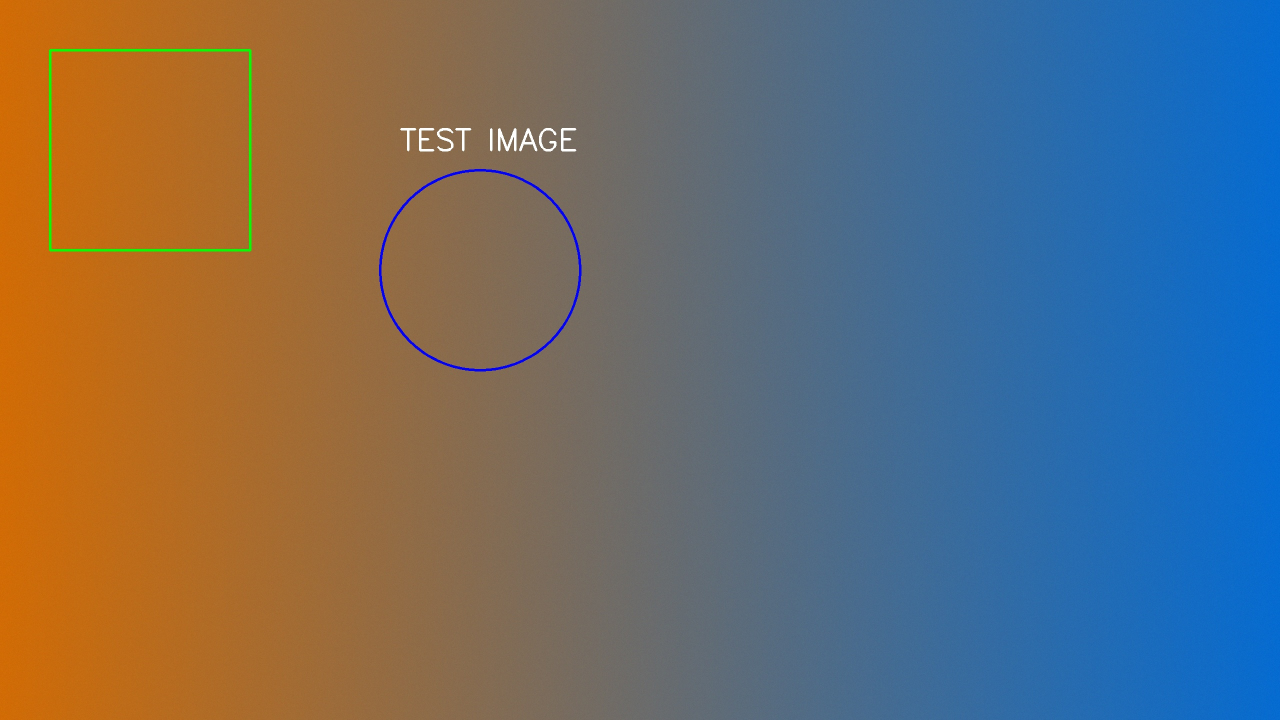
#> input picture test_2K.jpg, 2560 x 1440 px (shown at 1/2 size); its folder holds only this picture in this run
$ python -i phase2_ai_decision.py   (imports and definitions only)
#> lines starting #> are read from the running program, lines starting #| are printed output that depends on the picture; after the words box and inside, x2 and y2 are one past the last pixel; in counts of white or black regions, pixels touching at a corner belong together
#!/usr/bin/env python3
"""
PHASE 2 - INTELLIGENCE ARTIFICIELLE DANS LA DÉCISION
Algorithme de décision avancé avec apprentissage
"""

import numpy as np
import cv2
import time
import os
import sys
import json
import pickle
from typing import Dict, Any, List, Optional, Tuple
from collections import defaultdict
import logging

# Configuration du logging
# [1 line not run here, left out]
logger = logging.getLogger(__name__)

# Ajout des chemins
current_dir = os.path.dirname(os.path.abspath(__file__))
parent_dir = os.path.dirname(current_dir)
sys.path.append(parent_dir)

class AIDecisionEngine:
    """
    Moteur de décision avec intelligence artificielle
    Phase 2: Apprentissage et optimisation des décisions
    """

    def __init__(self, learning_rate: float = 0.1):
        """
        Initialise le moteur de décision IA

        Args:
            learning_rate: Taux d'apprentissage
        """
        self.learning_rate = learning_rate

        # Modèle de décision (réseau neuronal simple)
        self.decision_model = self._create_decision_model()

        # Historique d'apprentissage
        self.learning_history = []
        self.decision_stats = defaultdict(lambda: {
            'count': 0,
            'success_rate': 0.0,
            'avg_ratio': 0.0,
            'avg_time': 0.0
        })

        # Seuils adaptatifs
        self.adaptive_thresholds = {
            'complexity_low': 0.3,
            'complexity_high': 0.7,
            'edge_density_low': 0.1,
            'edge_density_high': 0.3,
            'variance_low': 500,
            'variance_high': 2000
        }

        # Métriques de performance
        self.performance_metrics = {
            'total_decisions': 0,
            'correct_decisions': 0,
            'accuracy': 0.0,
            'avg_confidence': 0.0,
            'learning_iterations': 0
        }

        # Fichier de sauvegarde
        self.model_file = 'ai_decision_model.pkl'
        self.stats_file = 'ai_decision_stats.json'

        # Charger les données existantes
        self._load_learning_data()

        logger.info("🧠 Moteur de décision IA initialisé")
        logger.info(f"   Taux d'apprentissage: {learning_rate}")
        logger.info(f"   Seuils adaptatifs: {len(self.adaptive_thresholds)}")

    def _create_decision_model(self) -> Dict[str, Any]:
        """Crée un modèle de décision simple (réseau neuronal)"""

        # Architecture simple : 3 couches
        model = {
            'input_size': 5,  # complexity, edge_density, variance, uniformity, resolution
            'hidden1_size': 8,
            'hidden2_size': 6,
            'output_size': 3,  # hybrid, harmonic, both

            # Poids initialisés aléatoirement
            'weights1': np.random.randn(5, 8) * 0.1,
            'bias1': np.zeros(8),
            'weights2': np.random.randn(8, 6) * 0.1,
            'bias2': np.zeros(6),
            'weights3': np.random.randn(6, 3) * 0.1,
            'bias3': np.zeros(3),

            # Fonction d'activation
            'activation': 'relu',
            'output_activation': 'softmax'
        }

        return model

    def _load_learning_data(self):
        """Charge les données d'apprentissage existantes"""

        try:
            # Charger le modèle
            if os.path.exists(self.model_file):
                with open(self.model_file, 'rb') as f:
                    self.decision_model = pickle.load(f)
                logger.info("✅ Modèle de décision chargé")

            # Charger les statistiques
            if os.path.exists(self.stats_file):
                with open(self.stats_file, 'r') as f:
                    data = json.load(f)
                    self.decision_stats = defaultdict(lambda: {
                        'count': 0,
                        'success_rate': 0.0,
                        'avg_ratio': 0.0,
                        'avg_time': 0.0
                    }, data.get('decision_stats', {}))
                    self.performance_metrics = data.get('performance_metrics', self.performance_metrics)
                logger.info("✅ Statistiques d'apprentissage chargées")

        except Exception as e:
            logger.warning(f"⚠️ Erreur chargement données: {e}")

    # [22 lines left out: function _save_learning_data, not called in this run]

    def _extract_features(self, image: np.ndarray) -> np.ndarray:
        """Extrait les caractéristiques pour le modèle IA"""

        try:
            # Conversion en niveaux de gris
            if len(image.shape) == 3:
                gray = cv2.cvtColor(image, cv2.COLOR_RGB2GRAY)
            else:
                gray = image

            h, w = gray.shape

            # Caractéristiques pour le modèle
            features = []

            # 1. Complexité (composite)
            edges = cv2.Canny(gray, 50, 150)
            edge_density = np.sum(edges > 0) / (h * w)
            variance = np.var(gray)
            complexity = min(1.0, (edge_density + variance/2000) / 2)
            features.append(complexity)

            # 2. Densité de contours
            features.append(edge_density)

            # 3. Variance
            features.append(variance / 10000.0)  # Normalisée

            # 4. Uniformité
            hist = cv2.calcHist([gray], [0], None, [256], [0, 256])
            uniformity = 1.0 - np.std(hist / np.sum(hist))
            features.append(uniformity)

            # 5. Résolution (normalisée)
            resolution_score = (h * w) / (1000 * 1000)  # Normalisée par mégapixel
            features.append(min(1.0, resolution_score))

            return np.array(features, dtype=np.float32)

        except Exception as e:
            logger.error(f"❌ Erreur extraction features: {e}")
            return np.zeros(5, dtype=np.float32)

    def _neural_forward(self, features: np.ndarray) -> np.ndarray:
        """Propagation avant dans le réseau neuronal"""

        try:
            model = self.decision_model

            # Couche 1
            z1 = np.dot(features, model['weights1']) + model['bias1']
            a1 = np.maximum(0, z1)  # ReLU

            # Couche 2
            z2 = np.dot(a1, model['weights2']) + model['bias2']
            a2 = np.maximum(0, z2)  # ReLU

            # Couche de sortie
            z3 = np.dot(a2, model['weights3']) + model['bias3']

            # Softmax pour la sortie
            exp_z3 = np.exp(z3 - np.max(z3))
            output = exp_z3 / np.sum(exp_z3)

            return output

        except Exception as e:
            logger.error(f"❌ Erreur propagation: {e}")
            return np.array([0.33, 0.33, 0.34])  # Distribution uniforme

    def make_intelligent_decision(self,
                               image: np.ndarray,
                               priority: str = 'balanced') -> Dict[str, Any]:
        """
        Prend une décision intelligente avec le modèle IA

        Args:
            image: Image à analyser
            priority: 'speed', 'quality', 'balanced'

        Returns:
            Dict: Décision avec confiance et métriques
        """

        try:
            start_time = time.time()

            # Extraction des caractéristiques
            features = self._extract_features(image)

            # Prédiction avec le modèle neuronal
            raw_prediction = self._neural_forward(features)

            # Ajustement selon la priorité
            adjusted_prediction = self._adjust_for_priority(raw_prediction, priority)

            # Décision finale
            decision_idx = np.argmax(adjusted_prediction)
            decisions = ['hybrid', 'harmonic', 'both']
            decision = decisions[decision_idx]

            # Confiance
            confidence = adjusted_prediction[decision_idx]

            # Analyse des caractéristiques pour le logging
            characteristics = self._analyze_characteristics(image)

            # Temps de décision
            decision_time = time.time() - start_time

            # Métriques de décision
            decision_metrics = {
                'decision': decision,
                'confidence': confidence,
                'raw_prediction': raw_prediction.tolist(),
                'adjusted_prediction': adjusted_prediction.tolist(),
                'decision_time': decision_time,
                'features': features.tolist(),
                'characteristics': characteristics,
                'priority': priority,
                'model_confidence': np.max(raw_prediction),
                'priority_adjustment': adjusted_prediction[decision_idx] - raw_prediction[decision_idx]
            }

            # Mise à jour des statistiques
            self.performance_metrics['total_decisions'] += 1
            self.performance_metrics['avg_confidence'] = (
                (self.performance_metrics['avg_confidence'] * (self.performance_metrics['total_decisions'] - 1) +
                 confidence) / self.performance_metrics['total_decisions']
            )

            logger.info(f"🧠 Décision IA: {decision} (confiance: {confidence:.3f})")
            logger.info(f"   Temps: {decision_time:.4f}s")
            logger.info(f"   Priorité: {priority}")
            logger.info(f"   Complexité: {characteristics['complexity']:.3f}")

            return decision_metrics

        except Exception as e:
            logger.error(f"❌ Erreur décision IA: {e}")
            return {
                'decision': 'hybrid',  # Fallback sécurisé
                'confidence': 0.5,
                'error': str(e),
                'decision_time': time.time() - start_time if 'start_time' in locals() else 0.0
            }

    def _adjust_for_priority(self,
                           prediction: np.ndarray,
                           priority: str) -> np.ndarray:
        """
        Ajuste la prédiction selon la priorité

        Args:
            prediction: Prédiction brute du modèle
            priority: 'speed', 'quality', 'balanced'

        Returns:
            np.ndarray: Prédiction ajustée
        """

        adjusted = prediction.copy()

        if priority == 'speed':
            # Favoriser hybride (plus rapide)
            adjusted[0] *= 1.3  # hybrid
            adjusted[1] *= 0.8  # harmonic
            adjusted[2] *= 0.9  # both

        elif priority == 'quality':
            # Favoriser harmonic (meilleure qualité)
            adjusted[0] *= 0.8  # hybrid
            adjusted[1] *= 1.3  # harmonic
            adjusted[2] *= 1.2  # both

        # 'balanced' ne change rien

        # Normaliser
        adjusted = np.maximum(adjusted, 0.01)  # Éviter les zéros
        adjusted = adjusted / np.sum(adjusted)

        return adjusted

    def _analyze_characteristics(self, image: np.ndarray) -> Dict[str, float]:
        """Analyse les caractéristiques de l'image"""

        try:
            if len(image.shape) == 3:
                gray = cv2.cvtColor(image, cv2.COLOR_RGB2GRAY)
            else:
                gray = image

            h, w = gray.shape

            # Caractéristiques
            edges = cv2.Canny(gray, 50, 150)
            edge_density = np.sum(edges > 0) / (h * w)
            variance = np.var(gray)
            complexity = min(1.0, (edge_density + variance/2000) / 2)

            return {
                'complexity': complexity,
                'edge_density': edge_density,
                'variance': variance,
                'resolution': (h, w),
                'size_mb': image.nbytes / (1024 * 1024)
            }

        except Exception as e:
            logger.error(f"❌ Erreur analyse caractéristiques: {e}")
            return {
                'complexity': 0.5,
                'edge_density': 0.5,
                'variance': 1000,
                'resolution': (100, 100),
                'size_mb': 0.1
            }

    # [488 lines left out: functions learn_from_result, _evaluate_decision_quality, _update_neural_model, get_learning_stats, reset_learning, test_phase2_ai_decision and 3 more, not called in this run]

# [2 lines not run here, left out]

>>> import cv2
>>> picture = cv2.cvtColor(cv2.imread('../../../../test_2K.jpg'), cv2.COLOR_BGR2RGB)
>>> result = AIDecisionEngine().make_intelligent_decision(picture)
#> (reads hcs_v2-P3/harmonic_compression/ai_decision_model.pkl from the repository)
#> in _extract_features, `gray = cv2.cvtColor(image, cv2.COLOR_RGB2GRAY)`:
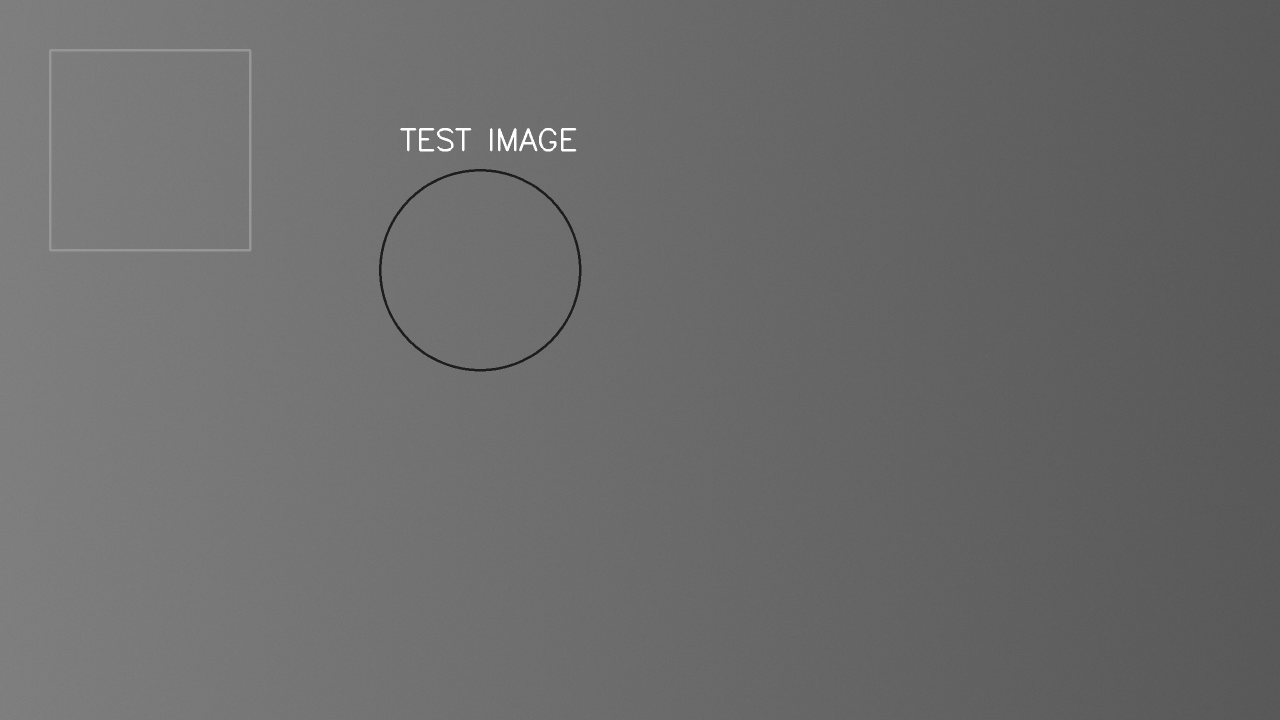
#> gray: shape (1440, 2560) (shown at 1/2 size); min 21, max 255, mean 107.3
#> in _extract_features, `edges = cv2.Canny(gray, 50, 150)`:
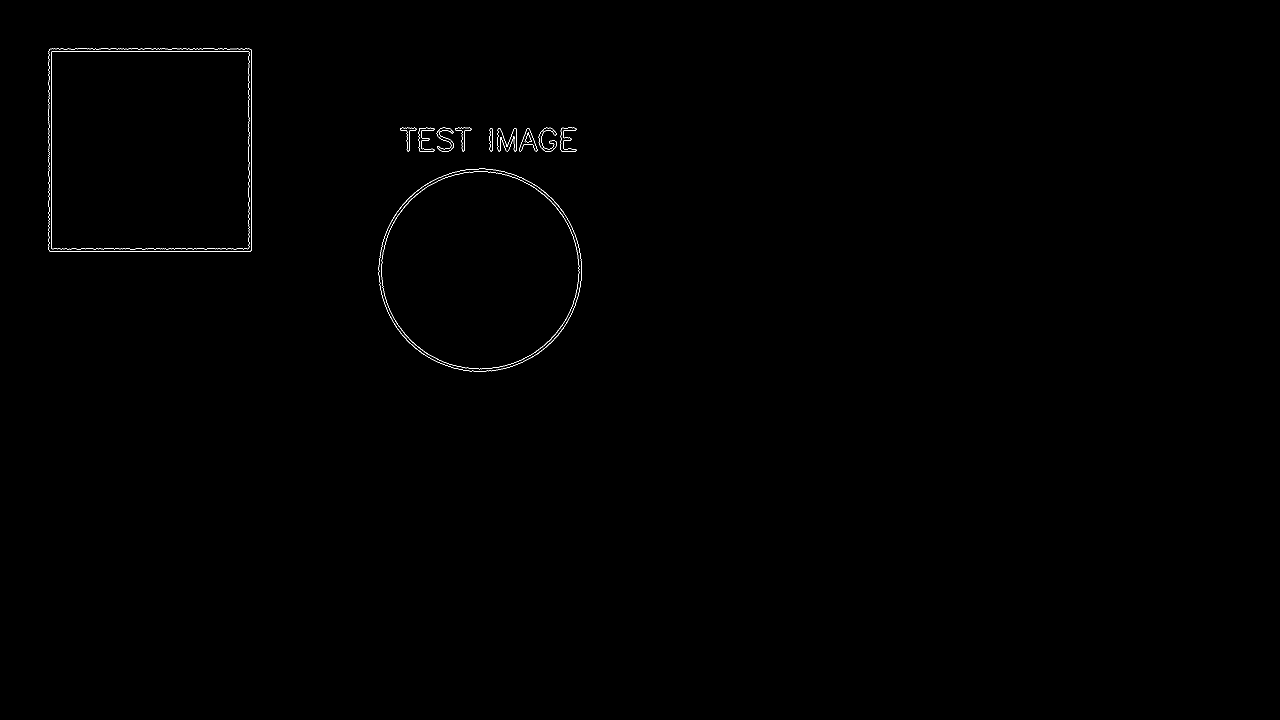
#> edges: shape (1440, 2560) (shown at 1/2 size); 0.21% white in thin lines or dots, all inside (x1, y1, x2, y2) = (97, 97, 1164, 744)
#> in _extract_features, `edge_density = np.sum(edges > 0) / (h * w)`: edge_density = 0.00207
#> in _extract_features, `variance = np.var(gray)`: variance = 162.2
#> in _extract_features, `complexity = min(1.0, (edge_density + variance/2000) / 2)`: complexity = 0.0416
#> in _extract_features, `hist = cv2.calcHist([gray], [0], None, [256], [0, 256])`: hist = 256 values, max 98361 at index 103, min 0 at index 0, mean 14400
#> in _extract_features, `uniformity = 1.0 - np.std(hist / np.sum(hist))`: uniformity = 0.991
#> in make_intelligent_decision, `features = self._extract_features(image)`: features = [0.0416, 0.00207, 0.0162, 0.991, 1]
#> in _neural_forward, `z1 = np.dot(features, model['weights1']) + model['bias1']`: z1 = [0.1, 0.0335, -0.0753, 0.0907, -0.269, 0.0364, -0.0175, 0.0986]
#> in _neural_forward, `a1 = np.maximum(0, z1)`: a1 = [0.1, 0.0335, 0, 0.0907, 0, 0.0364, 0, 0.0986]
#> in _neural_forward, `z2 = np.dot(a1, model['weights2']) + model['bias2']`: z2 = [-0.0205, 0.0326, -0.00399, -0.0121, -0.00231, -0.0265]
#> in _neural_forward, `a2 = np.maximum(0, z2)`: a2 = [0, 0.0326, 0, 0, 0, 0]
#> in _neural_forward, `z3 = np.dot(a2, model['weights3']) + model['bias3']`: z3 = [0.318, -0.087, -0.225]
#> in _neural_forward, `exp_z3 = np.exp(z3 - np.max(z3))`: exp_z3 = [1, 0.667, 0.581]
#> in _neural_forward, `output = exp_z3 / np.sum(exp_z3)`: output = [0.445, 0.297, 0.258]
#> in make_intelligent_decision, `decision_idx = np.argmax(adjusted_prediction)`: decision_idx = 0
#> in make_intelligent_decision, `decision = decisions[decision_idx]`: decision = 'hybrid'
#> in make_intelligent_decision, `confidence = adjusted_prediction[decision_idx]`: confidence = 0.445
#> in _analyze_characteristics, `edge_density = np.sum(edges > 0) / (h * w)`: edge_density = 0.00207
#> in _analyze_characteristics, `variance = np.var(gray)`: variance = 162.2
#> in _analyze_characteristics, `complexity = min(1.0, (edge_density + variance/2000) / 2)`: complexity = 0.0416
#> in make_intelligent_decision, `characteristics = self._analyze_characteristics(image)`: characteristics = {'complexity': 0.0416, 'edge_density': 0.00207, 'variance': 162.2, 'resolution': (1440, 2560), 'size_mb': 10.55}
#> result = 10 items
